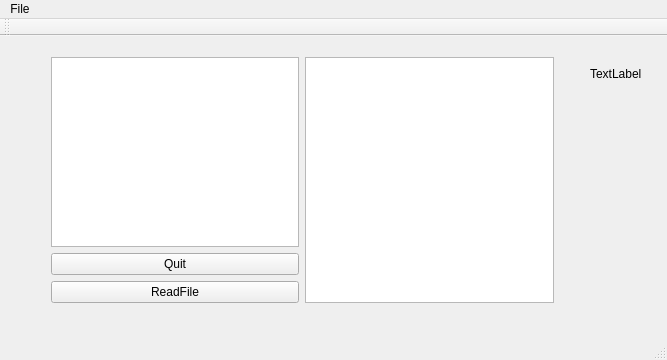
<?xml version="1.0" encoding="UTF-8"?>
<ui version="4.0">
 <class>notepad</class>
 <widget class="QMainWindow" name="notepad">
  <property name="geometry">
   <rect>
    <x>0</x>
    <y>0</y>
    <width>667</width>
    <height>360</height>
   </rect>
  </property>
  <property name="windowTitle">
   <string>notepad</string>
  </property>
  <widget class="QWidget" name="centralWidget">
   <widget class="QLabel" name="label">
    <property name="geometry">
     <rect>
      <x>590</x>
      <y>30</y>
      <width>55</width>
      <height>16</height>
     </rect>
    </property>
    <property name="text">
     <string>TextLabel</string>
    </property>
   </widget>
   <widget class="QWidget" name="">
    <property name="geometry">
     <rect>
      <x>40</x>
      <y>10</y>
      <width>525</width>
      <height>268</height>
     </rect>
    </property>
    <layout class="QHBoxLayout" name="horizontalLayout">
     <item>
      <layout class="QVBoxLayout" name="verticalLayout_2">
       <item>
        <layout class="QVBoxLayout" name="verticalLayout">
         <item>
          <widget class="QTextEdit" name="textEdit"/>
         </item>
         <item>
          <widget class="QPushButton" name="quitbutton">
           <property name="text">
            <string>Quit</string>
           </property>
          </widget>
         </item>
        </layout>
       </item>
       <item>
        <widget class="QPushButton" name="pushButton">
         <property name="text">
          <string>ReadFile</string>
         </property>
        </widget>
       </item>
      </layout>
     </item>
     <item>
      <widget class="QTableWidget" name="tableWidget"/>
     </item>
    </layout>
   </widget>
   <zorder>layoutWidget</zorder>
   <zorder>pushButton</zorder>
   <zorder>pushButton</zorder>
   <zorder>tableWidget</zorder>
   <zorder>radioButton</zorder>
   <zorder>radioButton_2</zorder>
   <zorder>radioButton_3</zorder>
   <zorder>radioButton_4</zorder>
   <zorder>radioButton_5</zorder>
   <zorder>radioButton_6</zorder>
   <zorder>label</zorder>
   <zorder>label_2</zorder>
   <zorder>label</zorder>
  </widget>
  <widget class="QMenuBar" name="menuBar">
   <property name="geometry">
    <rect>
     <x>0</x>
     <y>0</y>
     <width>667</width>
     <height>26</height>
    </rect>
   </property>
   <widget class="QMenu" name="menuFile">
    <property name="title">
     <string>File</string>
    </property>
    <addaction name="actionOpen"/>
    <addaction name="actionSave"/>
   </widget>
   <addaction name="menuFile"/>
  </widget>
  <widget class="QToolBar" name="mainToolBar">
   <attribute name="toolBarArea">
    <enum>TopToolBarArea</enum>
   </attribute>
   <attribute name="toolBarBreak">
    <bool>false</bool>
   </attribute>
  </widget>
  <widget class="QStatusBar" name="statusBar"/>
  <action name="actionOpen">
   <property name="text">
    <string>Open</string>
   </property>
  </action>
  <action name="actionSave">
   <property name="text">
    <string>Save</string>
   </property>
  </action>
 </widget>
 <layoutdefault spacing="6" margin="11"/>
 <resources/>
 <connections/>
</ui>
